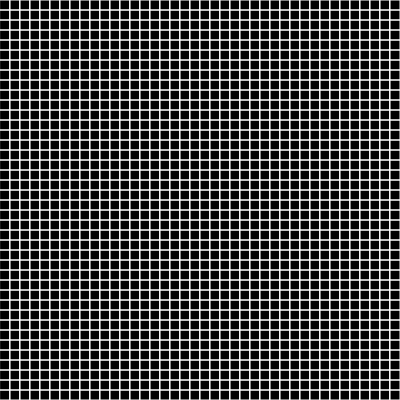
Frame 1 (no input)
Frame 60 (no input): identical to frame 1, image omitted
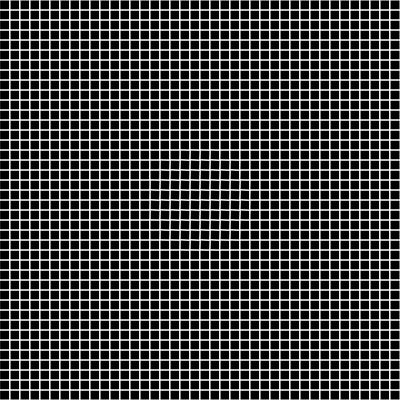
Frame 120 (the mouse pressed at the canvas centre since frame 60)

The p5.js sketch that drew these frames (run headless with seeded random() and noise() and a simulated clock; from frame 60 on, the mouse is pressed at the canvas centre):

// p5.js sketch
// ── sketch.js
let distMouse = 50;
let cols; let rows; let size = 10;
let blocks = [];

function setup() {
  createCanvas(400, 400);
  rectMode(CENTER);
  angleMode(DEGREES);
  cols = width/size;
  rows = height/size;

  for (let i=0; i<cols; i++) {
    blocks[i] = [];
    for (let j=0; j<rows; j++) {
      blocks[i][j] = new Block(size/2 + i*size, size/2 + j*size);
    }
  }
}

function draw() {
  background(0);
  for (let i=0; i<cols; i++) {
    for (let j=0; j<rows; j++) {
      blocks[i][j].move();
      blocks[i][j].display();
    }
  }
    print(pmouseX, mouseX, pmouseY, mouseY);
}
 
// ── block.js
class Block {
    constructor(x, y) {
         this.x = x; 
         this.y = y;
        this.angle = 0;
    }
    display() {
        noFill();
        stroke(255);
        push();
        translate(this.x, this.y);
        rotate(this.angle);
        rect(0, 0, size, size);
        pop();
    }

    move() {
        // If the mouse is moving, check distance between mouse lox and center of sqaure
        let distance;
        if (pmouseX - mouseX != 0 || pmouseY - mouseY !=0) {
            distance = dist(mouseX, mouseY, 
                this.x, this.y);
                if (distance < distMouse) {
                this.angle += 1;
        }
    
        // if squares are already rotating, keep rotating until angle = 90
            if (this.angle > 0 && this.angle < 90) {
                this.angle += 1; 
        } else {
            this.angle = 0; 
        }
    }
    }
}
// ── style.css
html, body {
  margin: 0;
  padding: 0;
}

canvas {
  display: block;
}
.block-color {
  color:aqua;
}
